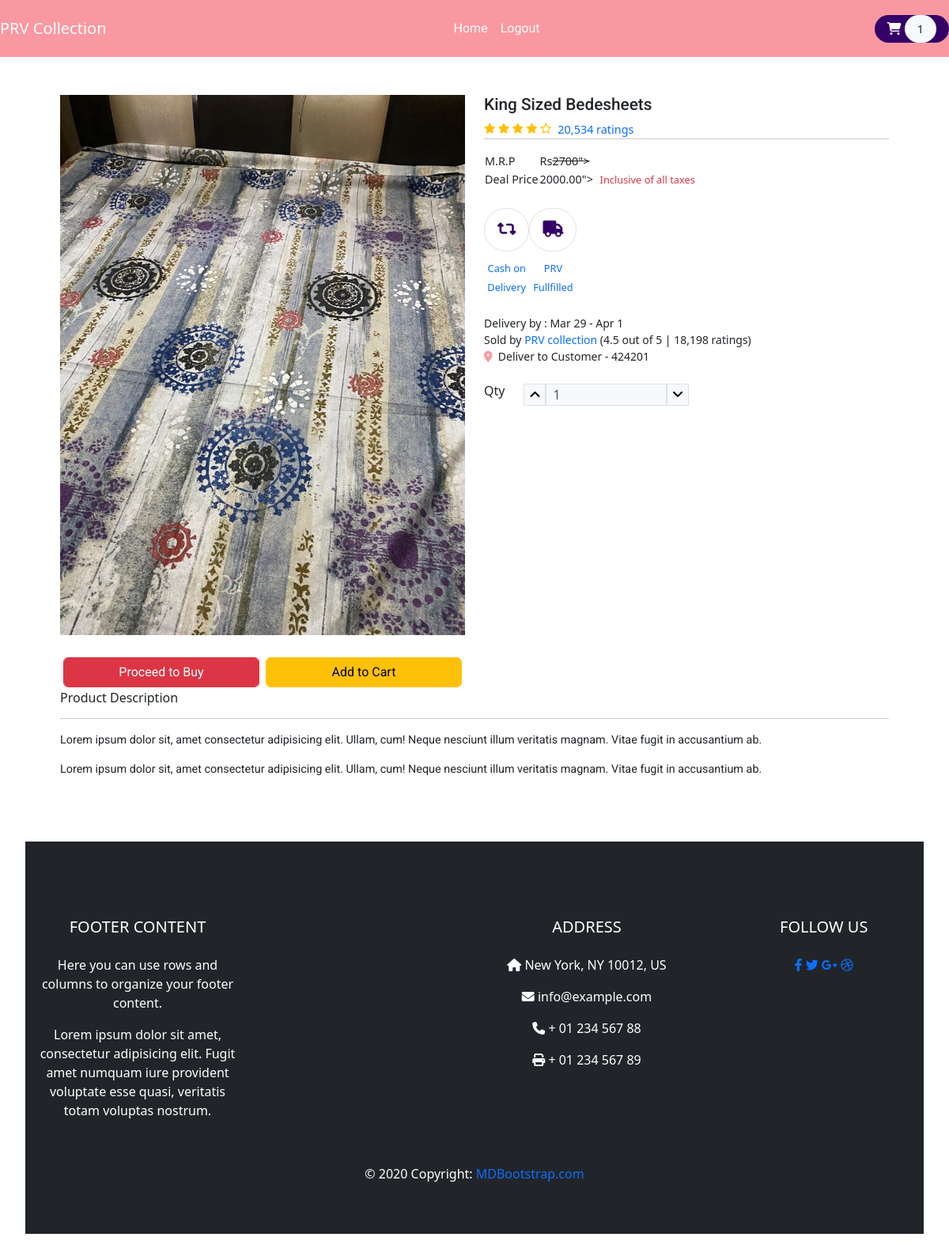
The page /product.php (signed in) on the database its author committed.
### tables this page shows
CREATE TABLE `product` (
  `item_id` int(11) NOT NULL,
  `item_brand` varchar(200) NOT NULL,
  `item_name` varchar(255) NOT NULL,
  `item_price` double(10,2) NOT NULL,
  `item_image` varchar(255) NOT NULL,
  `item_register` datetime DEFAULT NULL
);

### product.php (called while the page is built, shortened)
<?php include('./header.php');?>
<?php include('./_partials/_product.php') ?>
<?php include('./footer.php');?>

### database/DBController.php (called while the page is built, shortened)
<?php
class DBController
{
  protected $SERVER ='localhost';
  protected $USER='root';
  protected $PASSWORD='';
  protected $DB='ecommerce';
  public function __construct(){
    $this->conn = mysqli_connect($this->SERVER,$this->USER,$this->PASSWORD,$this->DB);
  }
}
?>

### functions.php (called while the page is built, shortened)
<?php
require('./database/DBController.php');
require('./database/Product.php');
$db =new DBController();
$product = new Product($db);
$product_shuffle = $product->getData();
?>

### database/Product.php (called while the page is built, shortened)
<?php
class Product
{
  public $db =null;
  public function __construct(DBController $db)
  {
    $this->db = $db;
  }
  public function getData($table='product'){
    $result =$this->db->conn->query("SELECT * FROM ($table)  " );
    $resultArray =array();
    while ($item = mysqli_fetch_assoc($result)){
      $resultArray[]=$item;
    }
    return $resultArray;
  }
}
?>

### _partials/_product.php (the view)
<main id="main-site">
<?php
$item_id =$_GET['item_id'] ??1;
foreach($product->getData()as $item):
  if($item['item_id']==$item_id):
?>
    <section id="'product" class="py-3">
      <div class="container">
        <div class="row">
          <div class="col-sm-6">
            <img src="<?php echo $item['item_image'] ?? './assets/bed1.jpeg' ?>" class="img-fluid" alt="<?php echo $item['item_name'] ??'Unknown' ?>">
            <div class="form-row pt-4 font-size-16 font-roboto d-flex " >
              <div class="col m-1">
                  <button type="submit" class="btn btn-danger form-control">Proceed to Buy</button>
              </div>
              <div class="col m-1">
                  <button type="submit" class="btn btn-warning form-control">Add to Cart</button>
              </div>
          </div>
          </div>
          <div class="col-sm-6">
            <h5 class="font-size-20 font-roboto">
            <?php echo $item['item_name'] ?? 'Unknown'?>
            </h5>
            <div class="d-flex">
              <div class="rating text-warning font-size-12">
                  <span><i class="fas fa-star"></i></span>
                  <span><i class="fas fa-star"></i></span>
                  <span><i class="fas fa-star"></i></span>
                  <span><i class="fas fa-star"></i></span>
                  <span><i class="far fa-star"></i></span>
                </div>
                <a href="#" class="px-2 font-rale font-size-14">20,534 ratings</a>
          </div>
          <hr class="m-0">
          <table class="my-3">
            <tr class="font-rubic font-size-14">
              <td>M.R.P</td>
              <td>Rs<strike><?php echo $item['item_price'] *1.35 ?>"></strike></td>
            </tr>
            <tr class="font-rubic font-size-14">
              <td>Deal Price</td>
              <td><?php echo $item['item_price'] ?>"></td>
              <td class="text-danger"><small class="text-danger font-size-12">&nbsp;&nbsp;Inclusive of all taxes</small></td>
            </tr>
          </table>
          <div id="policy">
            <div class="d-flex">
                <div class="return text-center mr-5">
                    <div class="font-size-20 my-2 color-second">
                        <span class="fas fa-retweet border p-3 rounded-pill"></span>
                    </div>
                    <a href="#" class="font-rale font-size-12">Cash on <br> Delivery</a>
                </div>
                <div class="return text-center mr-5">
                    <div class="font-size-20 my-2 color-second">
                        <span class="fas fa-truck  border p-3 rounded-pill"></span>
                    </div>
                    <a href="#" class="font-rale font-size-12">PRV <br>Fullfilled</a>
                </div>
            </div>
        </div>
        <div id="order-details " class="font-rale d-flex flex-column text-dark my-4">
          <small>Delivery by : Mar 29  - Apr 1</small>
          <small>Sold by <a href="#">PRV collection </a>(4.5 out of 5 | 18,198 ratings)</small>
          <small><i class="fas fa-map-marker-alt color-primary"></i>&nbsp;&nbsp;Deliver to Customer - 424201</small>
      </div>
      <div class="col-12 my-3">
        <div class="qty d-flex">
          <h6 class="font-baloo">Qty</h6>
          <div class="px-4 d-flex font-rale">
              <button class="qty-up border bg-light" data-id="pro1"><i class="fas fa-angle-up"></i></button>
              <input type="text" data-id="pro1" class="qty_input border px-2 w-50 bg-light" disabled value="1" placeholder="1">
              <button data-id="pro1" class="qty-down border bg-light"><i class="fas fa-angle-down"></i></button>
          </div>
      </div>
          </div>
        </div>
        <div class="col-12">
          <h6>Product Description</h6>
          <hr>
          <p class="font-roboto font-size-14">
            Lorem ipsum dolor sit, amet consectetur adipisicing elit. Ullam, cum! Neque nesciunt illum veritatis magnam. Vitae fugit in accusantium ab.
          </p>
          <p class="font-roboto font-size-14">
            Lorem ipsum dolor sit, amet consectetur adipisicing elit. Ullam, cum! Neque nesciunt illum veritatis magnam. Vitae fugit in accusantium ab.
          </p>
        </div>
      </div>
    </section>
<?php
endif;
endforeach;?>
  </main>

### style.css (style rules this page uses)
button, button:focus { outline: none !important; box-shadow: none !important; }
a { text-decoration: none; }
.font-roboto { font-family: "Roboto", sans-serif; }
.font-size-12 { font-size: 0.8rem; }
.font-size-14 { font-size: 0.9rem; }
.font-size-16 { font-size: 1rem; }
.font-size-20 { font-size: 1.3rem; }
.color-primary { color: #fa98a2; }
.color-second { color: #340068; }
#main-site { margin: 2rem; }

### rows shown on the page
product: item_image (picture), item_name "King Sized Bedesheets", $item['item_price']*1.35 "2700", item_price "2000.00"

### other values the page prints
count($product->getData('cart')) "1"
